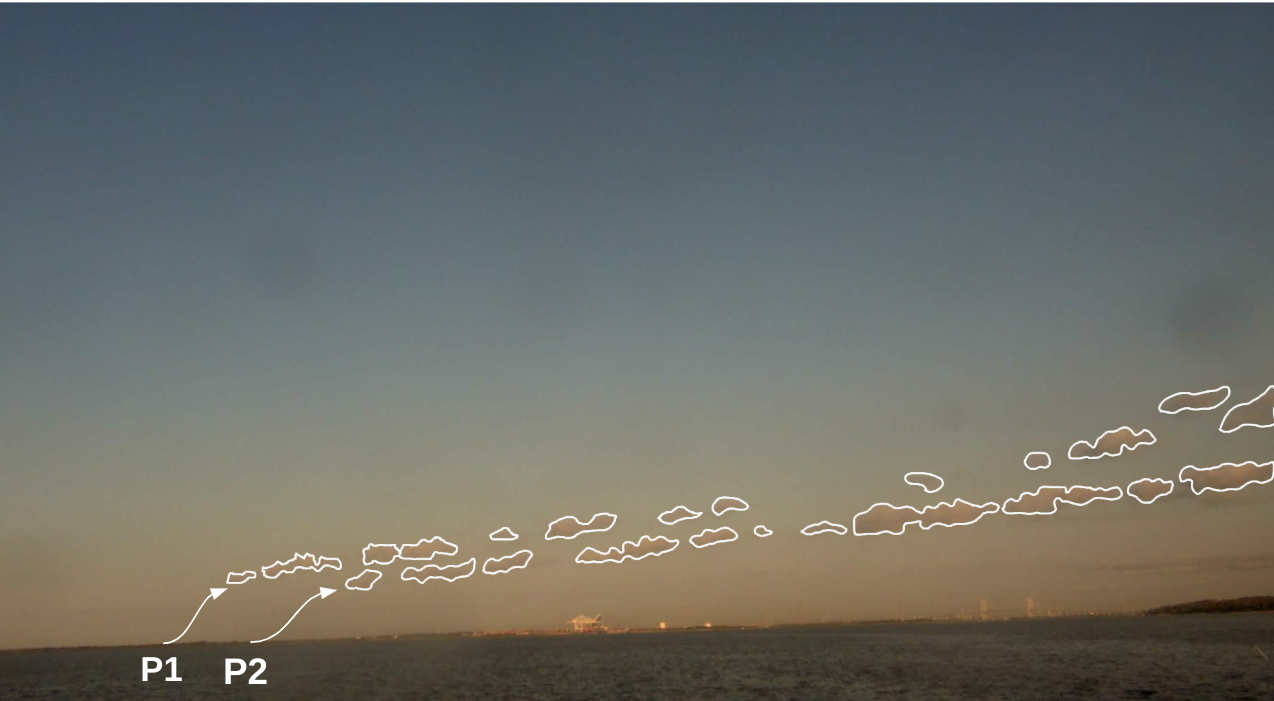
%> input picture Data/cu1_cropped_left.png, 1274 x 701 px
$ octave make_fig3.m   (GNU Octave 9; MATLAB toolbox functions it lacks are replaced by stand-ins)
%> lines starting %> are read from the running program, lines starting %| are printed output that depends on the picture
close all; clear; %clear previous plots and data to avoid data conflict
figure('Position',[20 20 800 1600]);
fig_path = '../Data/';

%sx and sy are relative positions in the figure
sx = 0.05;

%The following pictures are cropped from the originals and outlined for
%better identification of pinned clouds from the background
%The P1 P2 positions are determined by projecting the true positions using
%camera projection matrices

%cu1_outline_u.png: original image: houstereocamaS5.a1.20220513.123000.jpg
sy = 0.75; plot_panel(strcat(fig_path,'cu1_cropped_left.png'),sx,sy,'(a) 13 May 2022, 0730 LT');
%> in plot_panel, im is the input picture: size 701x1274x3 uint8; mean R, G, B 106.4, 108.7, 103.9
%cu1_outline_u.png: original image: houstereocamaS5.a1.20220618.122000.jpg
sy = 0.5;  plot_panel(strcat(fig_path,'cu2_cropped_left.png'),sx,sy,'(c) 18 June 2022, 0720 LT');
%> call 2 of plot_panel, with imname = '../Data/cu2_cropped_left.png', sx = 0.05, sy = 0.5, imtitle = '(c) 18 June 2022, 0720 LT'
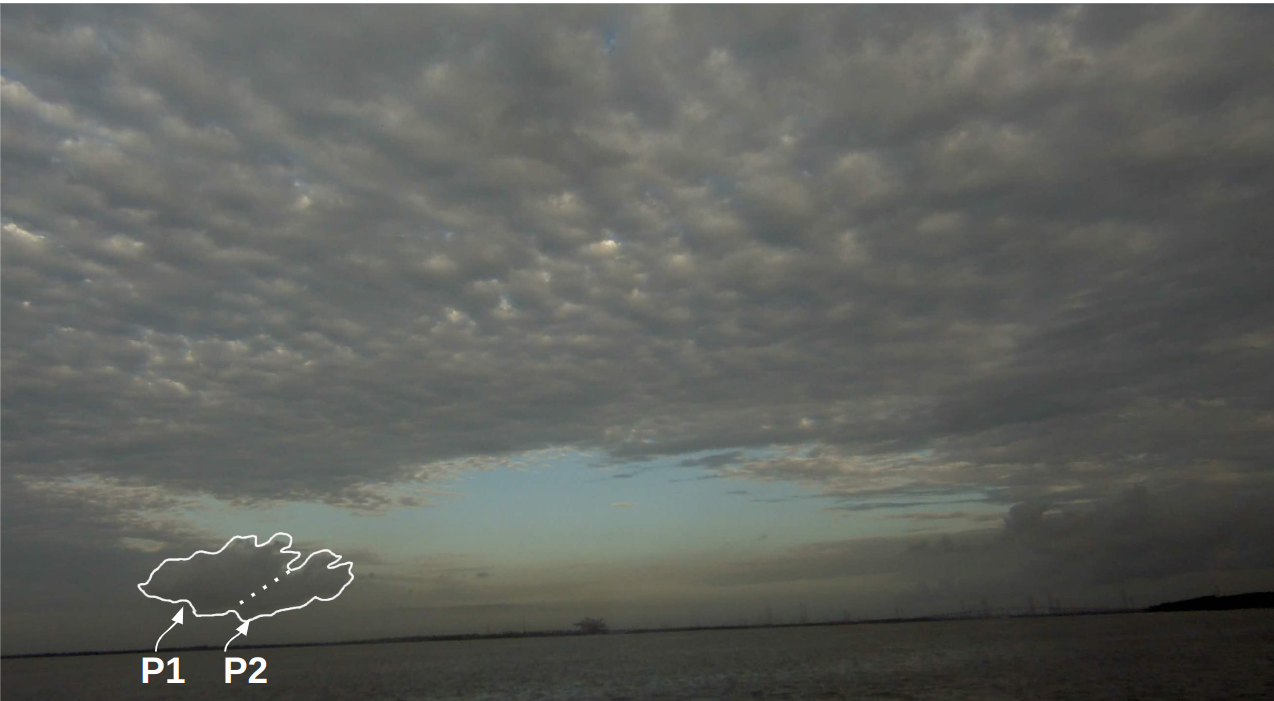
%> input picture Data/cu2_cropped_left.png, 1274 x 701 px
%> in plot_panel, im is the input picture: size 701x1274x3 uint8; mean R, G, B 95.4, 97.4, 93.3
%cu1_outline_u.png: original image: houstereocamaS5.a1.20220622.120000.jpg
sy = 0.25; plot_panel(strcat(fig_path,'cu3_cropped_left.png'),sx,sy,'(e) 22 June 2022, 0700 LT');
%> call 3 of plot_panel, with imname = '../Data/cu3_cropped_left.png', sx = 0.05, sy = 0.25, imtitle = '(e) 22 June 2022, 0700 LT'
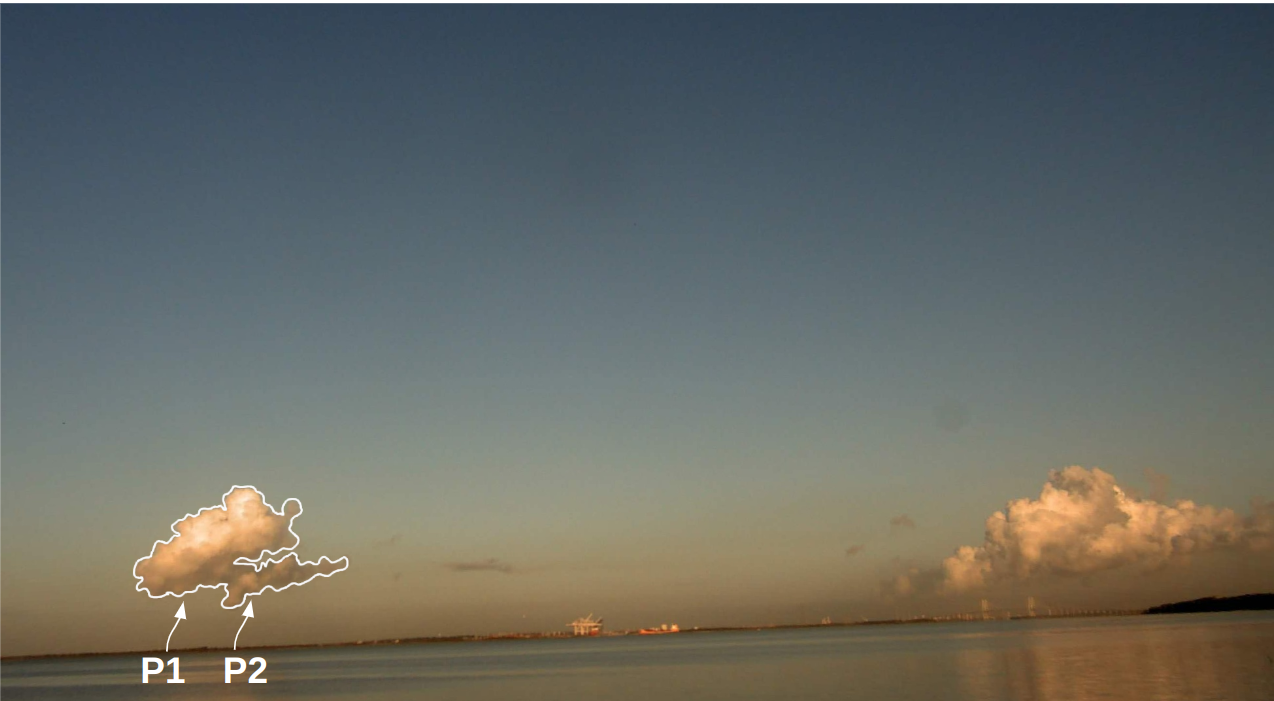
%> input picture Data/cu3_cropped_left.png, 1274 x 701 px
%> in plot_panel, im is the input picture: size 701x1274x3 uint8; mean R, G, B 102.4, 105.7, 100.9

sx = 0.55;
%cu1_outline_u.png: original image: houstereocamaS5.a1.20220513.143000.jpg
sy = 0.75; plot_panel(strcat(fig_path,'cu1_cropped_right.png'),sx,sy,'(b) 13 May 2022, 0930 LT');
%> call 4 of plot_panel, with imname = '../Data/cu1_cropped_right.png', sx = 0.55, sy = 0.75, imtitle = '(b) 13 May 2022, 0930 LT'
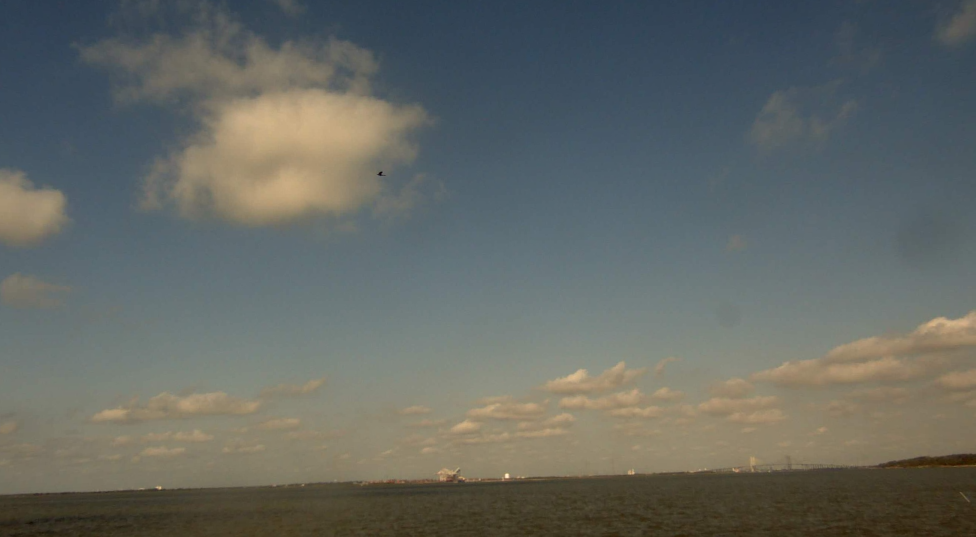
%> input picture Data/cu1_cropped_right.png, 1951 x 1073 px (shown at 1/2 size)
%> in plot_panel, im is the input picture: size 1073x1951x3 uint8; mean R, G, B 100.4, 104.6, 100.1
%cu1_outline_u.png: original image: houstereocamaS5.a1.20220618.142000.jpg
sy = 0.5;  plot_panel(strcat(fig_path,'cu2_cropped_right.png'),sx,sy,'(d) 18 June 2022, 0920 LT');
%> call 5 of plot_panel, with imname = '../Data/cu2_cropped_right.png', sx = 0.55, sy = 0.5, imtitle = '(d) 18 June 2022, 0920 LT'
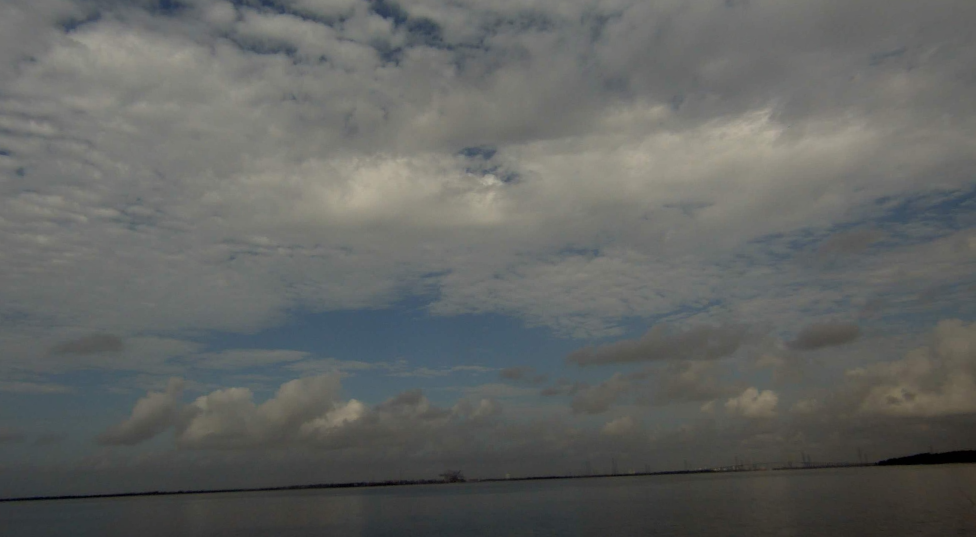
%> input picture Data/cu2_cropped_right.png, 1951 x 1073 px (shown at 1/2 size)
%> in plot_panel, im is the input picture: size 1073x1951x3 uint8; mean R, G, B 98.5, 100.7, 98.7
%cu1_outline_u.png: original image: houstereocamaS5.a1.20220622.141000.jpg
sy = 0.25; plot_panel(strcat(fig_path,'cu3_cropped_right.png'),sx,sy,'(f) 22 June 2022, 0910 LT');
%> call 6 of plot_panel, with imname = '../Data/cu3_cropped_right.png', sx = 0.55, sy = 0.25, imtitle = '(f) 22 June 2022, 0910 LT'
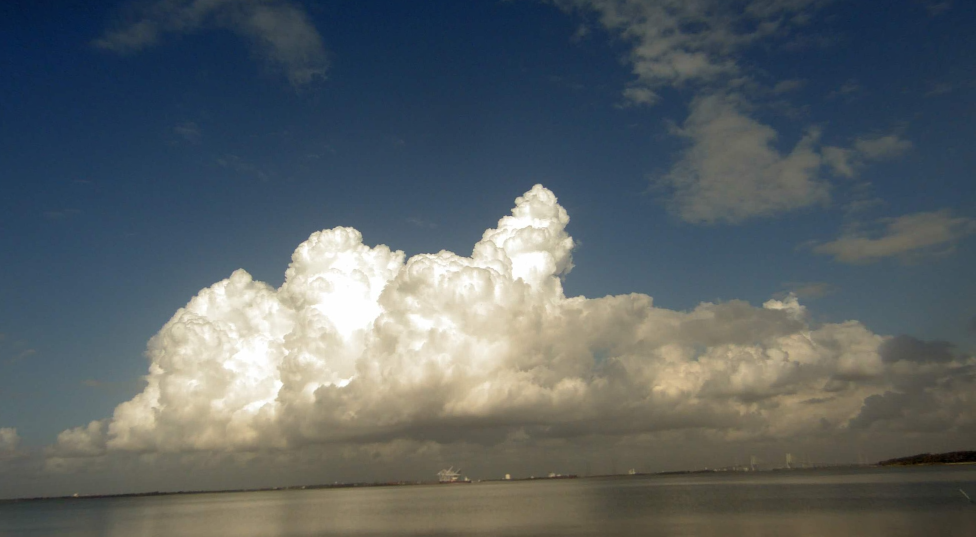
%> input picture Data/cu3_cropped_right.png, 1951 x 1073 px (shown at 1/2 size)
%> in plot_panel, im is the input picture: size 1073x1951x3 uint8; mean R, G, B 91, 99.1, 102.2

%%%%panel g%%
subplot('Position',[0.1 0.02 0.8 0.2])
%read relevant stack data from TECQ file
p_data = read_EI_data('../Data/EIData.xlsx');
% [5 lines not run here, left out]
function plot_panel(imname,sx,sy,imtitle)
    im = imread(imname);
    subplot('Position',[sx sy 0.4 0.2])
    imagesc(im); axis off;
    title(imtitle)
end

%%%%%%%%%%%%%%%%%%%%%%%%%%%%%%%%%%%%%%%%%%%%%%%%%%%%%%%%%
% [62 lines left out: function plot_stack_locations, not called in this run]


%%%%%%%%%%%%%%%%%%%%%%%%%%%%%%%%%%%%%%%%%%%%%%%%%%%%%%%%%%%%%%%%%%%%%%%%%%%%5
% [17 lines left out: function GpsToENU, not called in this run]

%%%%%%%%%%%%%%%%%%%%%%%%%%%%%%%%%%%%%%%%%%%%%%%%%%%%%%%%%%%%%%%%%%%%%%%%%%%%5
% [17 lines left out: function GpsToECEF, not called in this run]

%%%%%%%%%%%%%%%%%%%%%%%%%%%%%%%%%%%%%%%%%%%%%%%%%%%%%%%%%%%%%%%%%%%%%%%%%%%%5
function out = read_EI_data(filename)
%> (the run ends here)
